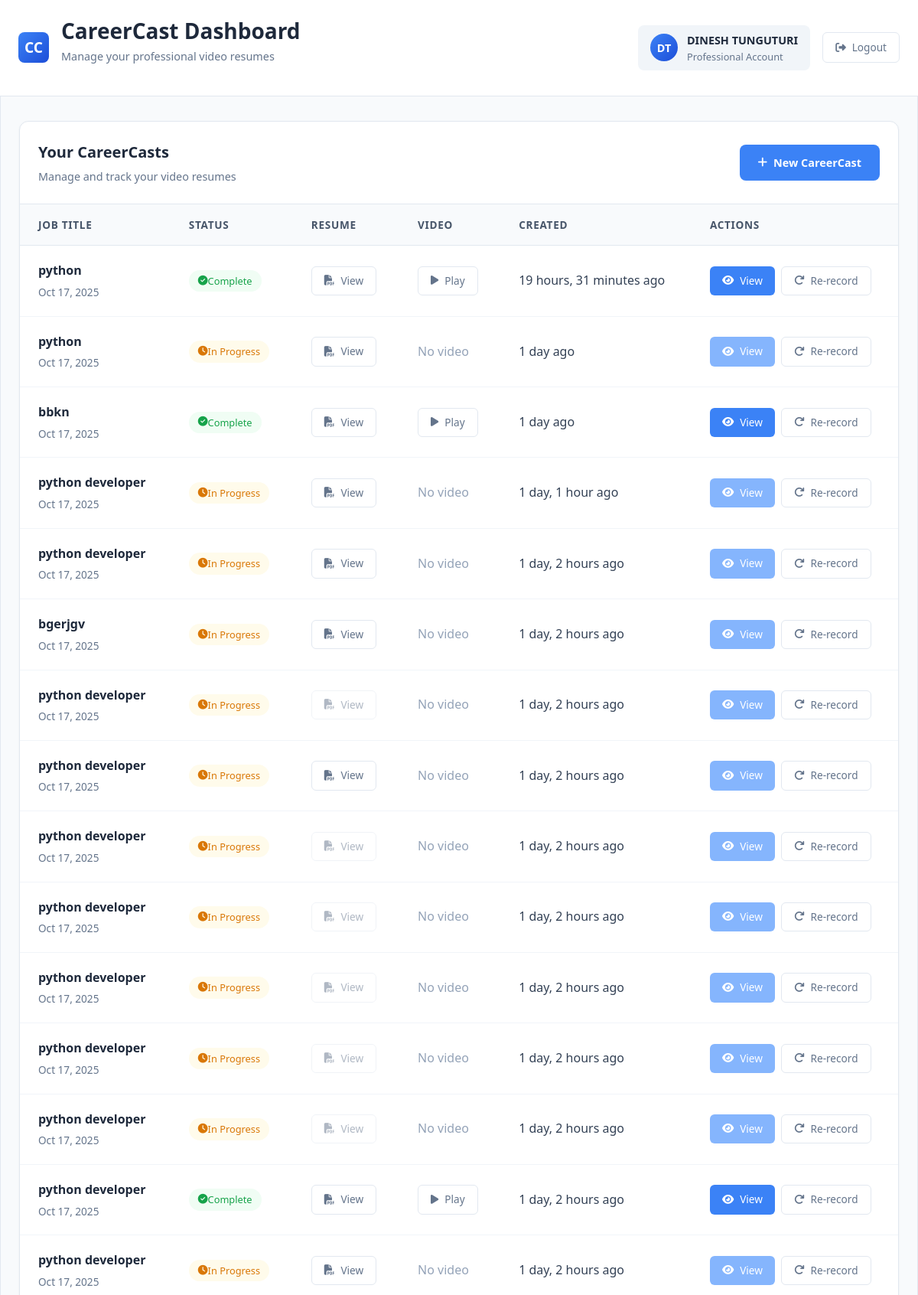
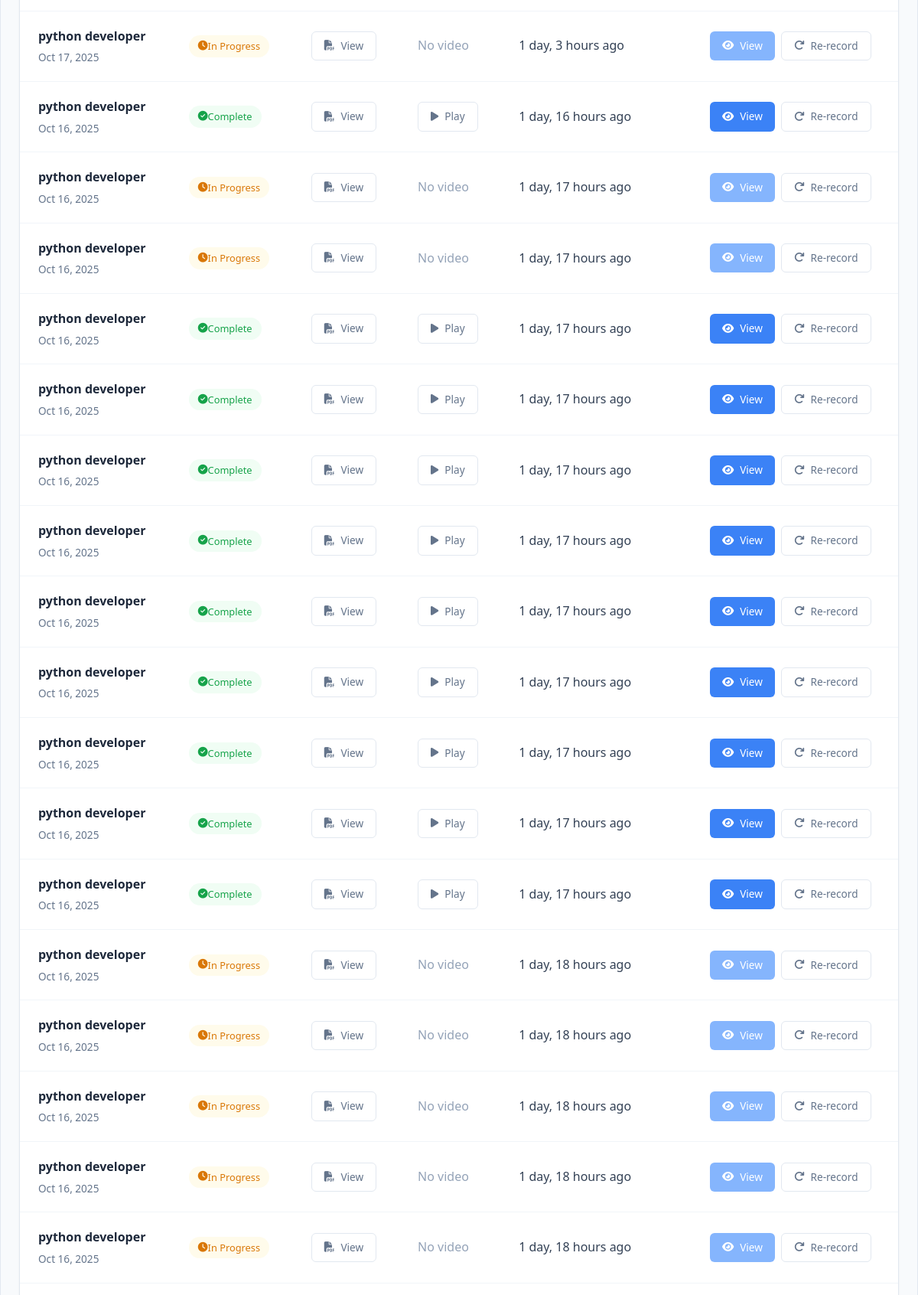
Screenshot of /dashboard/ (signed in, upper part) with the database file from the repository (2 pictures, top to bottom).
### main_app/models.py (models this page shows, shortened)
class CustomUser(AbstractUser):
    email = models.EmailField(unique=True)
    otp = models.CharField(max_length=6, blank=True, null=True)
    otp_created_at = models.DateTimeField(null=True, blank=True)
    is_verified = models.BooleanField(default=False)
    def get_profile_initials(self):
        if self.first_name and self.last_name:
            return f"{self.first_name[0]}{self.last_name[0]}".upper()
        elif self.first_name:
            return self.first_name[0].upper()
        else:
            return self.username[0].upper()
    groups = models.ManyToManyField(
        'auth.Group',
        related_name='customuser_set',  # This is the key fix for avoiding clashes
        blank=True,
        help_text='The groups this user belongs to.'
    )
    user_permissions = models.ManyToManyField(
        'auth.Permission',
        related_name='customuser_permissions',  # This is the key fix for avoiding clashes
        blank=True,
        help_text='Specific permissions for this user.'
    )

class CareerCast(models.Model):
    user = models.ForeignKey(settings.AUTH_USER_MODEL, on_delete=models.CASCADE)
    job_title = models.CharField(max_length=255)
    job_description = models.TextField()
    created_at = models.DateTimeField(auto_now_add=True)
    teleprompter_text = models.TextField(null=True, blank=True)
    updated_at = models.DateTimeField(auto_now=True)
    resume_file = models.FileField(upload_to='career_casts/resumes/', null=True, blank=True)
    video_file = models.FileField(upload_to='career_casts/videos/', null=True, blank=True)

### main_app/views.py (the view)
# urls.py: path('dashboard/', views.dashboard, name='dashboard'),
@login_required
def dashboard(request):
    try:
        career_casts = CareerCast.objects.filter(user=request.user).order_by('-created_at')
        profile_initials = request.user.get_profile_initials()
        return render(request, 'main_app/dashboard.html', {
            'career_casts': career_casts,
            'profile_initials': profile_initials
        })
    except Exception as e:
        print(f"Error fetching career casts: {e}")
        return redirect('landing')  # Fallback if there's an error

### main_app/templates/main_app/dashboard.html (shortened to what this page needs)
{% extends 'main_app/base.html' %}
{% load static %}
{% block content %}
<!DOCTYPE html>
<html lang="en">
<head>
  <link rel="stylesheet" href="https://cdnjs.cloudflare.com/ajax/libs/font-awesome/6.4.0/css/all.min.css">
</head>
<body>
  <header class="dashboard-header">
    <div class="header-content">
      <div class="logo-section">
        <div class="logo">CC</div>
        <div class="header-text">
          <h1>CareerCast Dashboard</h1>
          <p>Manage your professional video resumes</p>
        </div>
      </div>
      <div class="user-actions">
        <div class="user-info">
          <div class="user-avatar">
            {% if user.first_name and user.last_name %}
              {{ user.first_name|first }}{{ user.last_name|first }}
            {% else %}
              {% if user.username %}
                {{ user.username|first|upper }}
              {% else %}
                DU
              {% endif %}
            {% endif %}
          </div>
          <div class="user-details">
            <div class="user-name">
              {% if user.first_name and user.last_name %}
                {{ user.first_name }} {{ user.last_name }}
              {% else %}
                {% if user.username %}
                  {{ user.username }}
                {% else %}
                  Demo User
                {% endif %}
              {% endif %}
            </div>
            <div class="user-role">Professional Account</div>
          </div>
        </div>
        <a href="{% url 'logout' %}" class="logout-btn">
          <i class="fas fa-sign-out-alt"></i> Logout
        </a>
      </div>
    </div>
  </header>
  <div class="container">
    <div class="dashboard-content">
      <div class="casts-section">
        <div class="section-header">
          <div>
            <div class="section-title">Your CareerCasts</div>
            <div class="section-subtitle">Manage and track your video resumes</div>
          </div>
          <a href="{% url 'create_cast_step1' %}" class="new-cast-btn" id="newCastBtn">
            <i class="fas fa-plus"></i> New CareerCast
          </a>
        </div>
        <div class="table-container">
          {% if career_casts %}
            <table class="casts-table">
              <thead>
                <tr>
                  <th>Job Title</th>
                  <th>Status</th>
                  <th>Resume</th>
                  <th>Video</th>
                  <th>Created</th>
                  <th>Actions</th>
                </tr>
              </thead>
              <tbody>
  {% for cast in career_casts %}
  <tr>
    <td>
      <div class="job-title">{{ cast.job_title }}</div>
      <div class="job-date">{{ cast.created_at|date:"M d, Y" }}</div>
    </td>
    <td>
      {% if cast.video_file %}
        <span class="status-badge status-complete">
          <i class="fas fa-check-circle"></i> Complete
        </span>
      {% else %}
        <span class="status-badge status-draft">
          <i class="fas fa-clock"></i> In Progress
        </span>
      {% endif %}
    </td>
    <td>
      {% if cast.resume_file %}
        <a href="{{ cast.resume_file.url }}" class="btn btn-outline" target="_blank">
          <i class="fas fa-file-pdf"></i> View
        </a>
      {% else %}
        <button class="btn btn-outline" disabled style="opacity: 0.5; cursor: not-allowed;">
          <i class="fas fa-file-pdf"></i> View
        </button>
      {% endif %}
    </td>
    <td>
      {% if cast.video_file %}
        <a href="{{ cast.video_file.url }}" class="btn btn-outline" target="_blank">
          <i class="fas fa-play"></i> Play
        </a>
      {% else %}
        <span style="color: #94a3b8;">No video</span>
      {% endif %}
    </td>
    <td>{{ cast.created_at|timesince }} ago</td>
    <td>
      <div class="action-buttons">
        {% if cast.video_file %}
          <a href="{% url 'final_result' cast.id %}" class="btn btn-primary">
            <i class="fas fa-eye"></i> View
          </a>
        {% else %}
          <button class="btn btn-primary" disabled style="opacity: 0.5; cursor: not-allowed;">
            <i class="fas fa-eye"></i> View
          </button>
        {% endif %}
        <button class="btn btn-outline" onclick="reRecordVideo('{{ cast.id }}')">
          <i class="fas fa-redo"></i> Re-record
        </button>
      </div>
    </td>
  </tr>
  {% endfor %}
</tbody>
            </table>
          {% endif %}
        </div>
      </div>
    </div>
  </div>
</body>
</html>
{% endblock %}

### main_app/templates/main_app/base.html (shortened to what this page needs)
<!DOCTYPE html>
<html lang="en">
<head>
    <link href="https://cdn.jsdelivr.net/npm/bootstrap@5.1.3/dist/css/bootstrap.min.css" rel="stylesheet">
    <link href="https://cdnjs.cloudflare.com/ajax/libs/font-awesome/6.0.0/css/all.min.css" rel="stylesheet">
</head>
<body>
    {% block content %}
    {% endblock %}
</body>
</html>

### main_app/templates/main_app/base.html (style rules this page uses)
:root { --primary-color: #2563eb; --secondary-color: #64748b; --accent-color: #f59e0b; }
body { font-family: 'Segoe UI', Tahoma, Geneva, Verdana, sans-serif; background-color: #f8f9fa; min-height: 100vh; }
.btn-primary { background: var(--primary-color); border: none; padding: 12px 30px; border-radius: 10px; font-weight: 600; }

### main_app/templates/main_app/dashboard.html (style rules this page uses)
* { box-sizing: border-box; margin: 0; padding: 0; }
body { font-family: 'Segoe UI', system-ui, -apple-system, sans-serif; background-color: #f8fafc; color: #334155; line-height: 1.6; min-height: 100vh; border-left: 1px solid #e2e8f0; border-right: 1px solid #e2e8f0; }
.container { max-width: 100%; margin: 0 auto; padding: 0 1.5rem; }
.dashboard-header { background: white; border-bottom: 1px solid #e2e8f0; padding: 1.5rem 0; margin-bottom: 2rem; margin-left: -1px; margin-right: -1px; padding-left: 1.5rem; padding-right: 1.5rem; }
.header-content { display: flex; justify-content: space-between; align-items: center; max-width: 1400px; margin: 0 auto; }
.logo-section { display: flex; align-items: center; gap: 1rem; }
.logo { width: 40px; height: 40px; background: linear-gradient(135deg, #3b82f6, #1d4ed8); border-radius: 8px; display: flex; align-items: center; justify-content: center; color: white; font-weight: bold; font-size: 1.2rem; }
.header-text h1 { font-size: 1.75rem; font-weight: 700; color: #1e293b; margin-bottom: 0.25rem; }
.header-text p { color: #64748b; font-size: 0.9rem; }
.user-actions { display: flex; align-items: center; gap: 1rem; }
.user-info { display: flex; align-items: center; gap: 0.75rem; padding: 0.5rem 1rem; background: #f1f5f9; border-radius: 8px; }
.user-avatar { width: 36px; height: 36px; background: linear-gradient(135deg, #3b82f6, #1d4ed8); border-radius: 50%; display: flex; align-items: center; justify-content: center; color: white; font-weight: 600; font-size: 0.9rem; }
.user-details { display: flex; flex-direction: column; }
.user-name { font-weight: 600; color: #1e293b; font-size: 0.9rem; }
.user-role { color: #64748b; font-size: 0.8rem; }
.logout-btn { background: transparent; color: #64748b; border: 1px solid #e2e8f0; border-radius: 6px; padding: 0.5rem 1rem; font-size: 0.85rem; transition: all 0.2s; text-decoration: none; display: flex; align-items: center; gap: 0.5rem; }
.dashboard-content { display: grid; grid-template-columns: 1fr; gap: 2rem; margin-bottom: 3rem; max-width: 1400px; margin-left: auto; margin-right: auto; }
.casts-section { background: white; border: 1px solid #e2e8f0; border-radius: 12px; overflow: hidden; box-shadow: 0 1px 3px rgba(0, 0, 0, 0.05); }
.section-header { padding: 1.5rem; border-bottom: 1px solid #e2e8f0; display: flex; justify-content: space-between; align-items: center; }
.section-title { font-size: 1.25rem; font-weight: 600; color: #1e293b; }
.section-subtitle { color: #64748b; font-size: 0.9rem; margin-top: 0.25rem; }
.new-cast-btn { background: #3b82f6; color: white; border: none; border-radius: 8px; padding: 0.75rem 1.5rem; font-weight: 600; font-size: 0.9rem; display: flex; align-items: center; gap: 0.5rem; transition: background 0.2s; cursor: pointer; text-decoration: none; }
.table-container { overflow-x: auto; }
.casts-table { width: 100%; border-collapse: collapse; }
.casts-table th { background: #f8fafc; color: #475569; text-align: left; padding: 1rem 1.5rem; font-weight: 600; font-size: 0.85rem; text-transform: uppercase; letter-spacing: 0.05em; border-bottom: 1px solid #e2e8f0; }
.casts-table td { padding: 1.25rem 1.5rem; border-bottom: 1px solid #f1f5f9; }
.job-title { font-weight: 600; color: #1e293b; margin-bottom: 0.25rem; }
.job-date { color: #64748b; font-size: 0.85rem; }
.status-badge { display: inline-flex; align-items: center; padding: 0.25rem 0.75rem; border-radius: 20px; font-size: 0.8rem; font-weight: 500; }
.status-complete { background: #f0fdf4; color: #16a34a; }
.status-draft { background: #fffbeb; color: #d97706; }
.action-buttons { display: flex; gap: 0.5rem; }
.btn { padding: 0.5rem 1rem; border-radius: 6px; font-size: 0.85rem; font-weight: 500; text-decoration: none; display: inline-flex; align-items: center; gap: 0.5rem; transition: all 0.2s; border: none; cursor: pointer; }
.btn-primary { background: #3b82f6; color: white; }
.btn-outline { background: transparent; color: #64748b; border: 1px solid #e2e8f0; }

### rows the page displays
CustomUser: first_name|first "D", last_name|first "T", first_name "DINESH", last_name "TUNGUTURI"
CareerCast: job_title "python", created_at "Oct 17, 2025", shows "Complete", created_at "19 hours, 31 minutes", shows "View"
CareerCast: job_title "python", created_at "Oct 17, 2025", video_file "In Progress", created_at "1 day"
CareerCast: job_title "bbkn", created_at "Oct 17, 2025", shows "Complete", created_at "1 day", shows "View"
CareerCast: job_title "python developer", created_at "Oct 17, 2025", video_file "In Progress", created_at "1 day, 1 hour"
CareerCast: job_title "python developer", created_at "Oct 17, 2025", video_file "In Progress", created_at "1 day, 2 hours"
CareerCast: job_title "bgerjgv", created_at "Oct 17, 2025", video_file "In Progress", created_at "1 day, 2 hours"
CareerCast: job_title "python developer", created_at "Oct 17, 2025", video_file "In Progress", resume_file "View", created_at "1 day, 2 hours"
CareerCast: job_title "python developer", created_at "Oct 17, 2025", video_file "In Progress", created_at "1 day, 2 hours"
CareerCast: job_title "python developer", created_at "Oct 17, 2025", video_file "In Progress", resume_file "View", created_at "1 day, 2 hours"
CareerCast: job_title "python developer", created_at "Oct 17, 2025", video_file "In Progress", resume_file "View", created_at "1 day, 2 hours"
CareerCast: job_title "python developer", created_at "Oct 17, 2025", video_file "In Progress", resume_file "View", created_at "1 day, 2 hours"
CareerCast: job_title "python developer", created_at "Oct 17, 2025", video_file "In Progress", resume_file "View", created_at "1 day, 2 hours"
CareerCast: job_title "python developer", created_at "Oct 17, 2025", video_file "In Progress", resume_file "View", created_at "1 day, 2 hours"
CareerCast: job_title "python developer", created_at "Oct 17, 2025", shows "Complete", created_at "1 day, 2 hours", shows "View"
CareerCast: job_title "python developer", created_at "Oct 17, 2025", video_file "In Progress", created_at "1 day, 2 hours"
CareerCast: job_title "python developer", created_at "Oct 17, 2025", video_file "In Progress", created_at "1 day, 3 hours"
CareerCast: job_title "python developer", created_at "Oct 16, 2025", shows "Complete", created_at "1 day, 16 hours", shows "View"
CareerCast: job_title "python developer", created_at "Oct 16, 2025", video_file "In Progress", created_at "1 day, 17 hours"
CareerCast: job_title "python developer", created_at "Oct 16, 2025", video_file "In Progress", created_at "1 day, 17 hours"
CareerCast: job_title "python developer", created_at "Oct 16, 2025", shows "Complete", created_at "1 day, 17 hours", shows "View"
CareerCast: job_title "python developer", created_at "Oct 16, 2025", shows "Complete", created_at "1 day, 17 hours", shows "View"
CareerCast: job_title "python developer", created_at "Oct 16, 2025", shows "Complete", created_at "1 day, 17 hours", shows "View"
CareerCast: job_title "python developer", created_at "Oct 16, 2025", shows "Complete", created_at "1 day, 17 hours", shows "View"
CareerCast: job_title "python developer", created_at "Oct 16, 2025", shows "Complete", created_at "1 day, 17 hours", shows "View"
CareerCast: job_title "python developer", created_at "Oct 16, 2025", shows "Complete", created_at "1 day, 17 hours", shows "View"
CareerCast: job_title "python developer", created_at "Oct 16, 2025", shows "Complete", created_at "1 day, 17 hours", shows "View"
CareerCast: job_title "python developer", created_at "Oct 16, 2025", shows "Complete", created_at "1 day, 17 hours", shows "View"
CareerCast: job_title "python developer", created_at "Oct 16, 2025", shows "Complete", created_at "1 day, 17 hours", shows "View"
CareerCast: job_title "python developer", created_at "Oct 16, 2025", video_file "In Progress", created_at "1 day, 18 hours"
CareerCast: job_title "python developer", created_at "Oct 16, 2025", video_file "In Progress", created_at "1 day, 18 hours"
CareerCast: job_title "python developer", created_at "Oct 16, 2025", video_file "In Progress", created_at "1 day, 18 hours"
CareerCast: job_title "python developer", created_at "Oct 16, 2025", video_file "In Progress", created_at "1 day, 18 hours"
CareerCast: job_title "python developer", created_at "Oct 16, 2025", video_file "In Progress", created_at "1 day, 18 hours"
